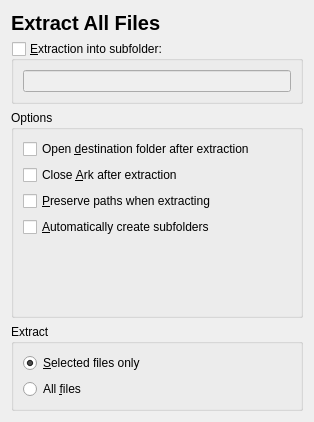
<ui version="4.0" >
 <author>Henrique Pinto &lt;henrique.pinto@kdemail.net></author>
 <class>ExtractionDialog</class>
 <widget class="QWidget" name="ExtractionDialog" >
  <property name="geometry" >
   <rect>
    <x>0</x>
    <y>0</y>
    <width>314</width>
    <height>422</height>
   </rect>
  </property>
  <property name="sizePolicy" >
   <sizepolicy vsizetype="Preferred" hsizetype="MinimumExpanding" >
    <horstretch>0</horstretch>
    <verstretch>0</verstretch>
   </sizepolicy>
  </property>
  <property name="windowTitle" >
   <string>Extraction Dialog</string>
  </property>
  <layout class="QVBoxLayout" name="verticalLayout_2" >
   <item>
    <layout class="QHBoxLayout" name="horizontalLayout" >
     <item>
      <widget class="QLabel" name="extractAllLabel" >
       <property name="sizePolicy" >
        <sizepolicy vsizetype="Maximum" hsizetype="Expanding" >
         <horstretch>0</horstretch>
         <verstretch>0</verstretch>
        </sizepolicy>
       </property>
       <property name="font" >
        <font>
         <pointsize>15</pointsize>
         <weight>75</weight>
         <bold>true</bold>
        </font>
       </property>
       <property name="text" >
        <string>Extract All Files</string>
       </property>
      </widget>
     </item>
    </layout>
   </item>
   <item>
    <widget class="QGroupBox" name="singleFolderGroup" >
     <property name="title" >
      <string>&amp;Extraction into subfolder:</string>
     </property>
     <property name="checkable" >
      <bool>true</bool>
     </property>
     <property name="checked" >
      <bool>false</bool>
     </property>
     <layout class="QVBoxLayout" name="verticalLayout" >
      <item>
       <widget class="KLineEdit" name="subfolder" >
        <property name="sizePolicy" >
         <sizepolicy vsizetype="Fixed" hsizetype="Expanding" >
          <horstretch>0</horstretch>
          <verstretch>0</verstretch>
         </sizepolicy>
        </property>
        <property name="showClearButton" stdset="0" >
         <bool>true</bool>
        </property>
       </widget>
      </item>
     </layout>
    </widget>
   </item>
   <item>
    <widget class="QGroupBox" name="groupBox" >
     <property name="sizePolicy" >
      <sizepolicy vsizetype="Expanding" hsizetype="Preferred" >
       <horstretch>0</horstretch>
       <verstretch>0</verstretch>
      </sizepolicy>
     </property>
     <property name="title" >
      <string>Options</string>
     </property>
     <layout class="QGridLayout" name="gridLayout" >
      <item row="6" column="0" >
       <spacer name="verticalSpacer" >
        <property name="orientation" >
         <enum>Qt::Vertical</enum>
        </property>
        <property name="sizeHint" stdset="0" >
         <size>
          <width>20</width>
          <height>40</height>
         </size>
        </property>
       </spacer>
      </item>
      <item row="2" column="0" >
       <widget class="QCheckBox" name="openFolderCheckBox" >
        <property name="text" >
         <string>Open &amp;destination folder after extraction</string>
        </property>
       </widget>
      </item>
      <item row="3" column="0" >
       <widget class="QCheckBox" name="closeAfterExtraction" >
        <property name="text" >
         <string>Close &amp;Ark after extraction</string>
        </property>
       </widget>
      </item>
      <item row="4" column="0" >
       <widget class="QCheckBox" name="preservePaths" >
        <property name="text" >
         <string>&amp;Preserve paths when extracting</string>
        </property>
       </widget>
      </item>
      <item row="5" column="0" >
       <widget class="QCheckBox" name="autoSubfolders" >
        <property name="text" >
         <string>&amp;Automatically create subfolders</string>
        </property>
       </widget>
      </item>
     </layout>
    </widget>
   </item>
   <item>
    <widget class="QGroupBox" name="filesToExtractGroupBox" >
     <property name="sizePolicy" >
      <sizepolicy vsizetype="Preferred" hsizetype="Expanding" >
       <horstretch>0</horstretch>
       <verstretch>0</verstretch>
      </sizepolicy>
     </property>
     <property name="title" >
      <string comment="@title:group">Extract</string>
     </property>
     <property name="flat" >
      <bool>false</bool>
     </property>
     <property name="checkable" >
      <bool>false</bool>
     </property>
     <layout class="QVBoxLayout" >
      <item>
       <widget class="QRadioButton" name="selectedFilesButton" >
        <property name="sizePolicy" >
         <sizepolicy vsizetype="Fixed" hsizetype="Expanding" >
          <horstretch>0</horstretch>
          <verstretch>0</verstretch>
         </sizepolicy>
        </property>
        <property name="text" >
         <string>&amp;Selected files only</string>
        </property>
        <property name="checked" >
         <bool>true</bool>
        </property>
       </widget>
      </item>
      <item>
       <widget class="QRadioButton" name="allFilesButton" >
        <property name="sizePolicy" >
         <sizepolicy vsizetype="Fixed" hsizetype="Expanding" >
          <horstretch>0</horstretch>
          <verstretch>0</verstretch>
         </sizepolicy>
        </property>
        <property name="text" >
         <string>All &amp;files</string>
        </property>
       </widget>
      </item>
     </layout>
    </widget>
   </item>
  </layout>
 </widget>
 <customwidgets>
  <customwidget>
   <class>KLineEdit</class>
   <extends>QLineEdit</extends>
   <header>klineedit.h</header>
  </customwidget>
 </customwidgets>
 <connections/>
</ui>
